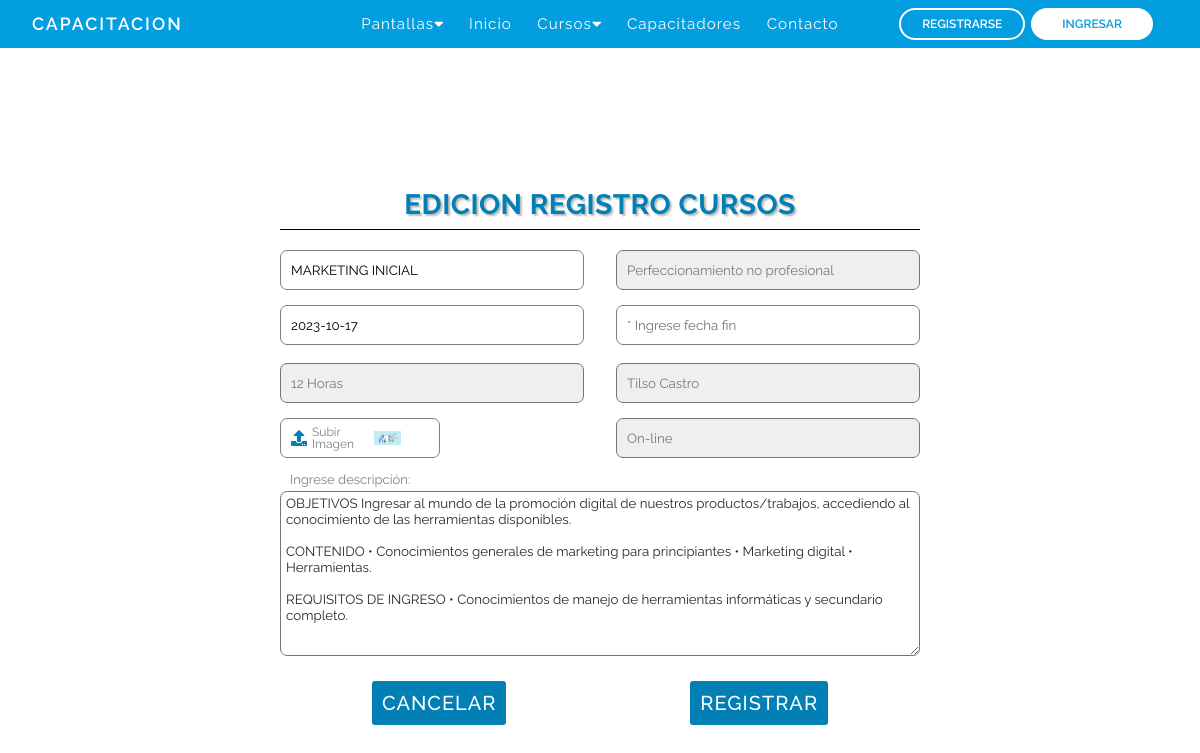
The app's page /editCurso.php?id=43, older data.
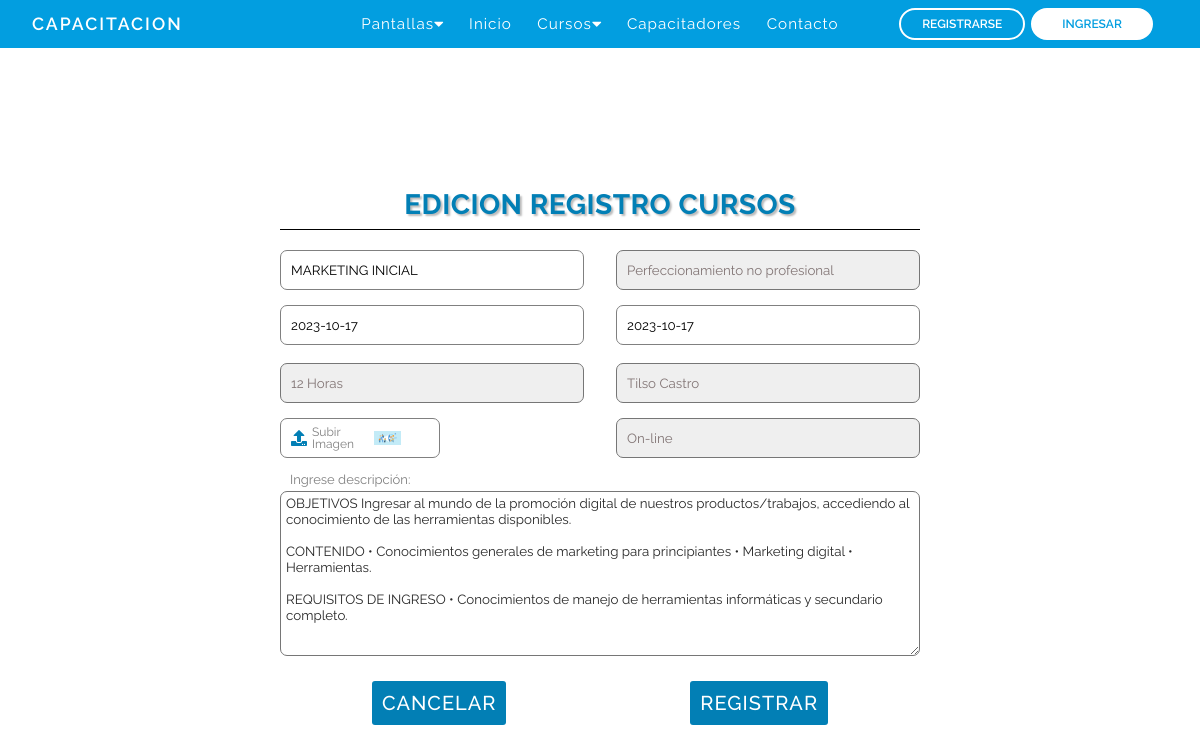
The same page, newer data.
### tables this page shows
CREATE TABLE `cursos` (
  `id` int(11) NOT NULL,
  `nombre` varchar(120) NOT NULL,
  `nivel_curso` int(10) NOT NULL,
  `descripcion` varchar(1000) NOT NULL,
  `logo_curso` varchar(255) NOT NULL,
  `carga_horaria` int(10) NOT NULL,
  `fecha_inicio` date NOT NULL,
  `fecha_fin` date NOT NULL,
  `id_capacitador` int(10) NOT NULL,
  `id_modalidad` int(10) NOT NULL
);

CREATE TABLE `niveles_cursos` (
  `id` int(10) NOT NULL,
  `nivel` varchar(60) NOT NULL,
  `carga_horaria` varchar(20) NOT NULL,
  `sub_indice` int(1) NOT NULL
);

CREATE TABLE `capacitadores` (
  `id` int(10) NOT NULL,
  `nombre` varchar(120) NOT NULL,
  `apellido` varchar(120) NOT NULL,
  `cuil_cuit` int(11) NOT NULL,
  `imagen` varchar(255) NOT NULL DEFAULT 'usersNone.png',
  `telefono` varchar(12) NOT NULL,
  `direccion` varchar(120) NOT NULL,
  `codigo_postal` varchar(10) NOT NULL,
  `email` varchar(120) NOT NULL,
  `especialidad` varchar(255) NOT NULL,
  `descripcion` varchar(1000) NOT NULL,
  `provincia` varchar(60) NOT NULL,
  `fecha_alta` date NOT NULL DEFAULT current_timestamp(),
  `fecha_baja` date NOT NULL
);

CREATE TABLE `modalidades` (
  `id` int(10) NOT NULL,
  `modalidad` varchar(20) NOT NULL
);

### editCurso.php (the view, shortened to what this page needs)
<?php
require_once('bd/conexion.php');
$id = $_GET['id'];
$con = $pdo->prepare("SELECT cursos.id, cursos.nombre as cNombre, niveles_cursos.nivel, cursos.descripcion, cursos.logo_curso,
niveles_cursos.carga_horaria, cursos.fecha_inicio, cursos.fecha_fin, capacitadores.nombre, capacitadores.apellido, modalidades.modalidad
FROM cursos
INNER JOIN capacitadores on cursos.id_capacitador = capacitadores.id
INNER JOIN modalidades on cursos.id_modalidad = modalidades.id
INNER JOIN niveles_cursos on cursos.nivel_curso = niveles_cursos.id
WHERE cursos.id = '$id'");
$con->execute();
?>
<!DOCTYPE html>
<html>
<html lang="es">
<head>
    <link rel="stylesheet" href="css/reset.css">
  <link rel="stylesheet" href="css/editCurso.css">
</head>
<body>
  <?php require_once ('nav.php') ?>
  <section>
  <div class="container">
    <h1 class="form-title">EDICION REGISTRO CURSOS</h1>
    <form action="" method="POST" enctype="multipart/form-data">
      <div>
        <div class="main-user-info">
          <div class="user-input-box">
            <?php while($data = $con->fetch(PDO::FETCH_ASSOC)) { ?>
          <input type="text" name="nombre" value="<?= $data['cNombre'] ?>" placeholder="Ingrese nombre del curso" />
        </div>
        <div class="user-input-box">
          <select name="nivel_curso" id="nivel_curso" class="style-select">
            <option value="" selected disabled><?= $data['nivel'] ?></option>
              </select>
            </div>
            <div class="user-input-box">
              <input type="date" id="fechaInicio" name="fecha_inicio" value="<?= $data['fecha_inicio'] ?>" placeholder="* Ingrese fecha inicio" />
              <span for="fecha_inicio" class="error"></span>
            </div>
            <div class="user-input-box">
            <input type="date" name="fecha_fin" id="fechaFin" value="<?= $data['fecha_fin'] ?>" placeholder="* Ingrese fecha fin">
              <span for="fecha_fin" class="error"></span>
            </div>
            <div class="user-input-box">
              <select name="carga_horaria" id="carga_horaria" class="style-select">
                <option value="0" selected disabled><?= $data['carga_horaria'] ?></option>
            </select>
          </div>
          <div class="user-input-box">
          <select name="capacitador" id="capacitador" class="style-select">
            <option value="0" selected disabled><?=  $data['nombre'] ?> <?= $data['apellido'] ?></option>
          </select>
        </div>
        <label for="imagen" class="textoLogo"><i class="fa fa-upload fa-lg" aria-hidden="true" style="color: #027fb5; margin-right: 5px;"></i>Subir Imagen
    <div class="user-input-boxFile2">
      <img class="imagencapacitador" width="50%" src="images/cursos/<?= $data['logo_curso'] ?>" alt="">
    </div></label>
          <div class="user-input-box">
            <select name="modalidad" id="modalidad" class="style-select">
              <option value="0" selected disabled><?= $data['modalidad'] ?></option>
            </select>
          </div>
            </div>
            </div>
          <div class="user-input-box2">
            <label for="descripcion">Ingrese descripción:</label>
            <textarea type="text" id="descripcion" rows="10"  name="descripcion" value="<?= $data['descripcion'] ?>" class="textareaCurso"><?= $data['descripcion'] ?> </textarea>
          </div>
          <?php } ?>
          <div class="contenedorBtn">
            <div class="form-submit-btn">
              <button type="submit" name="cancelar" value="cancelar">Cancelar
            </div>
          <div class="form-submit-btn">
            <button type="submit" name="aceptar" value="aceptar">Registrar
              </div>
            </div>
      </form>
  </div>
</section>
</body>
</html>

Row changes from the older to the newer data that the page shows:
changed cursos "MARKETING INICIAL": fecha_fin (not shown) → "2023-10-17"
